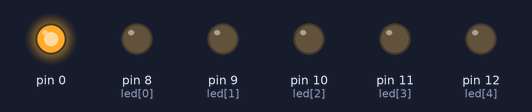
Bench run of a sketch on a simulated Arduino Uno, built with avr-gcc and run on an emulated ATmega328P. On the bench: output pins drawn as LEDs (lit = HIGH).

Above: at 0.5 s.
At 3.5 s:
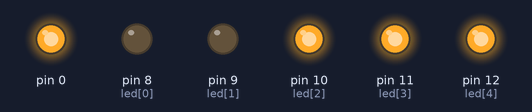
At 5.5 s:
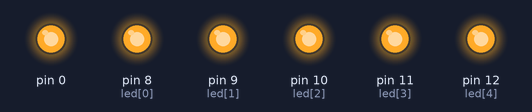
At 7.5 s:
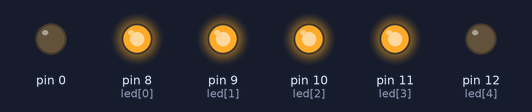
At 10.5 s:
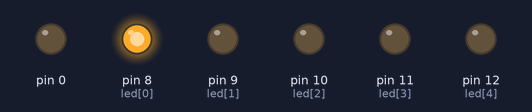
At 14.5 s:
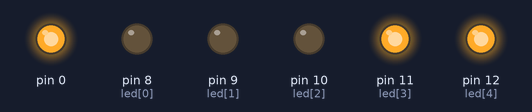
Timing chart, 0 to 15.6 s (numbered marks = the images above):
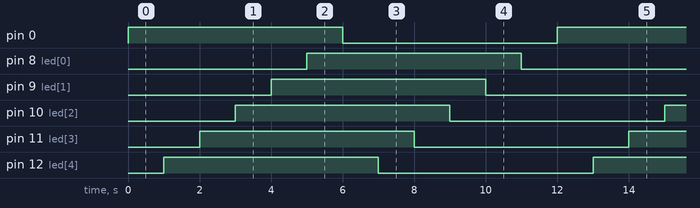

Measured:
- by itself, pin 0, pin 8 (led[0]), pin 9 (led[1]), pin 10 (led[2]), pin 11 (led[3]), pin 12 (led[4]): alternates HIGH for 6.0 s and LOW for 6.0 s
- by itself, everything shown: repeats every 12.0 s, in 12 steps

The sketch:

lab_1_iot1.ino
```cpp
int led[] = {8, 9, 10, 11, 12};

void setup()
{
  for (int i = 5; i>=0; i--)
  {
    pinMode(led[i], OUTPUT);
  }
}

void loop()
{
  for (int i = 5; i>=0; i--)
  {
    digitalWrite(led[i], HIGH);
  	delay(1000);
  }

  for (int i = 5; i>=0; i--)
  {
    digitalWrite(led[i], LOW);
  	delay(1000);
  }
}
```
